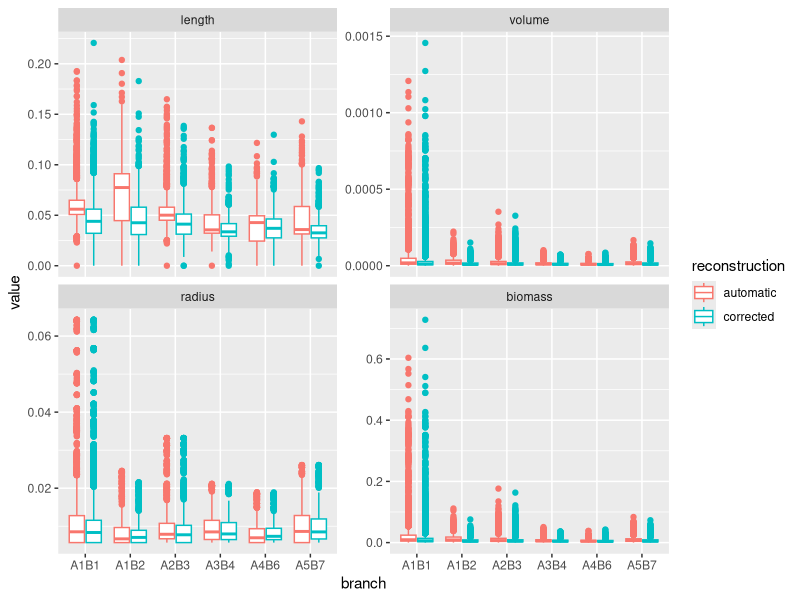
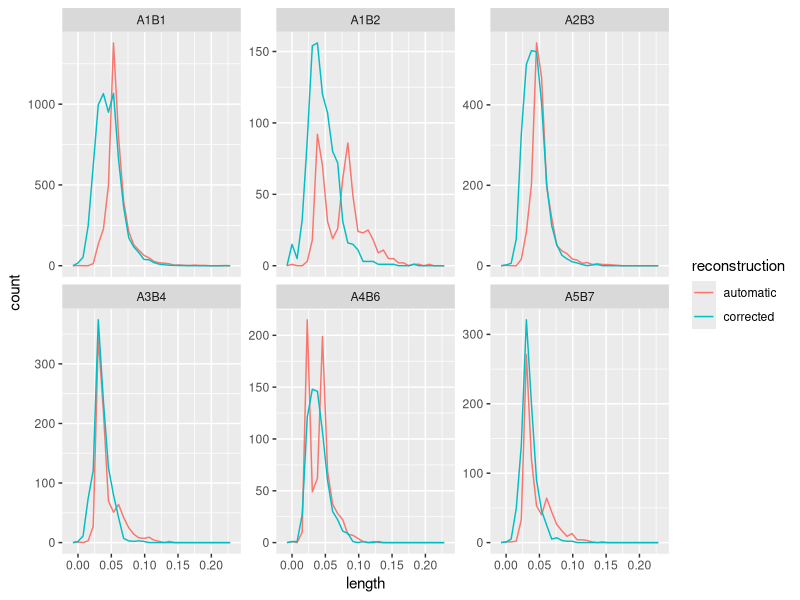
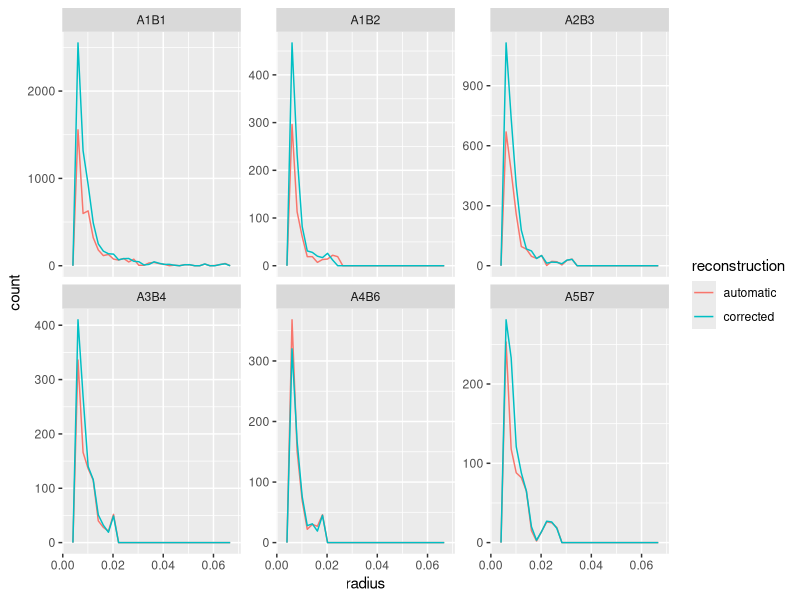
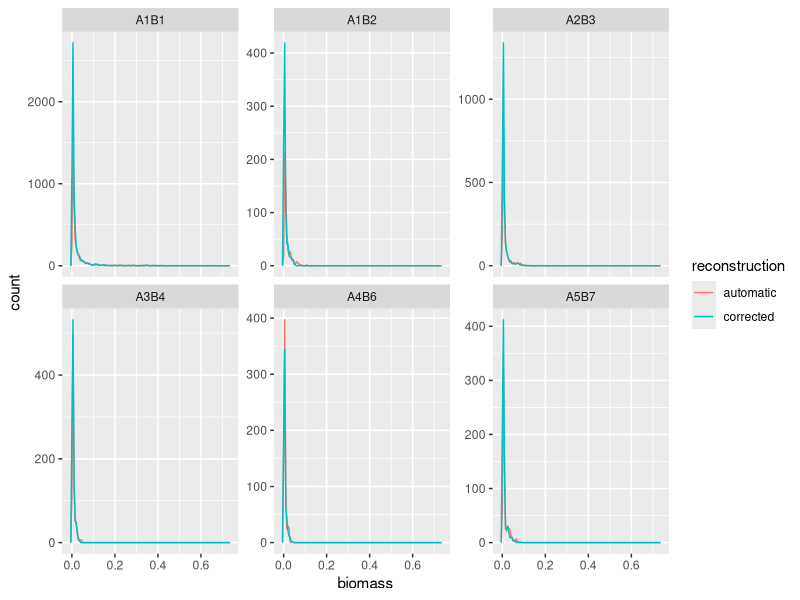
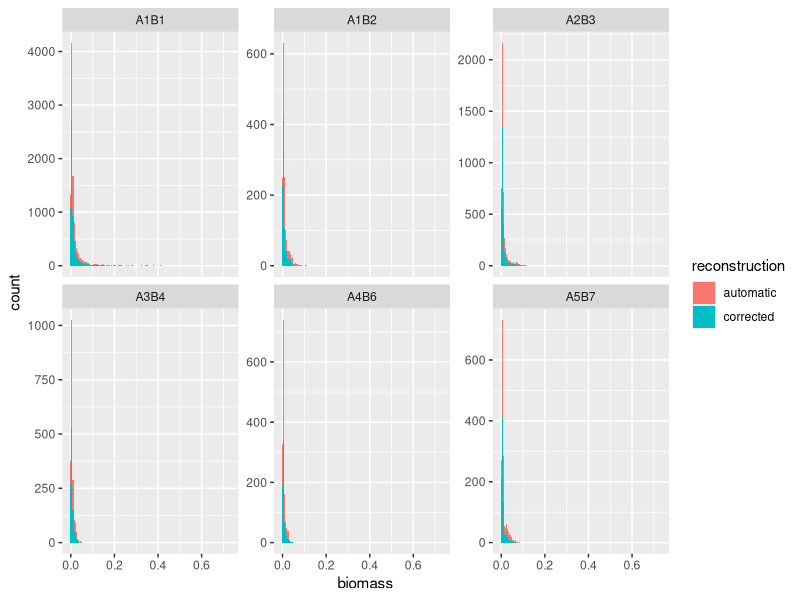
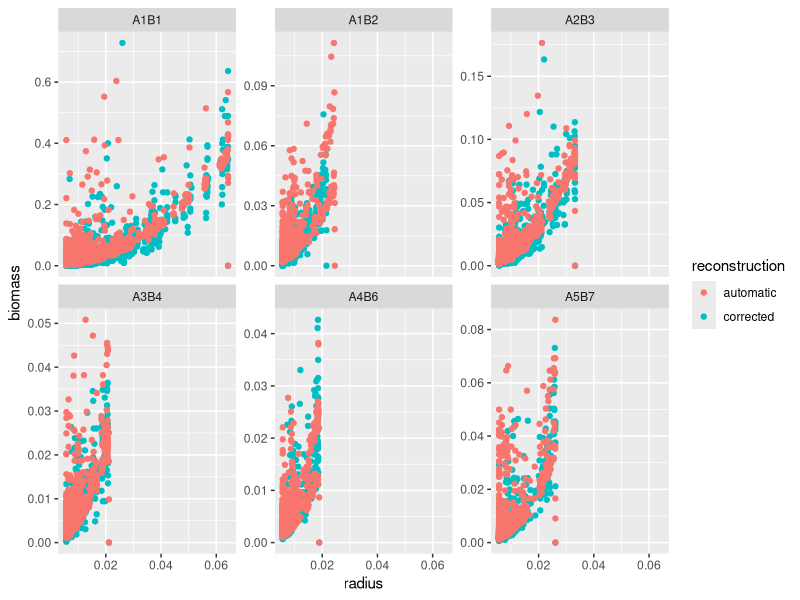
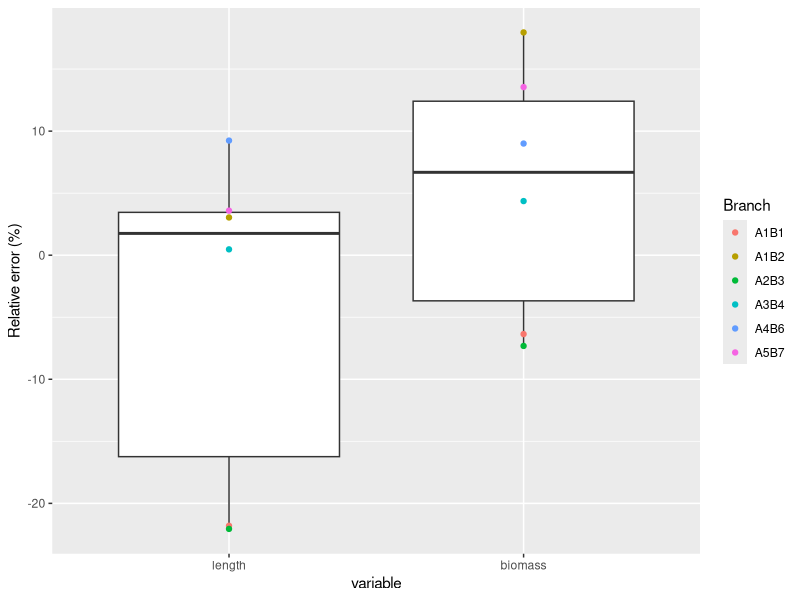
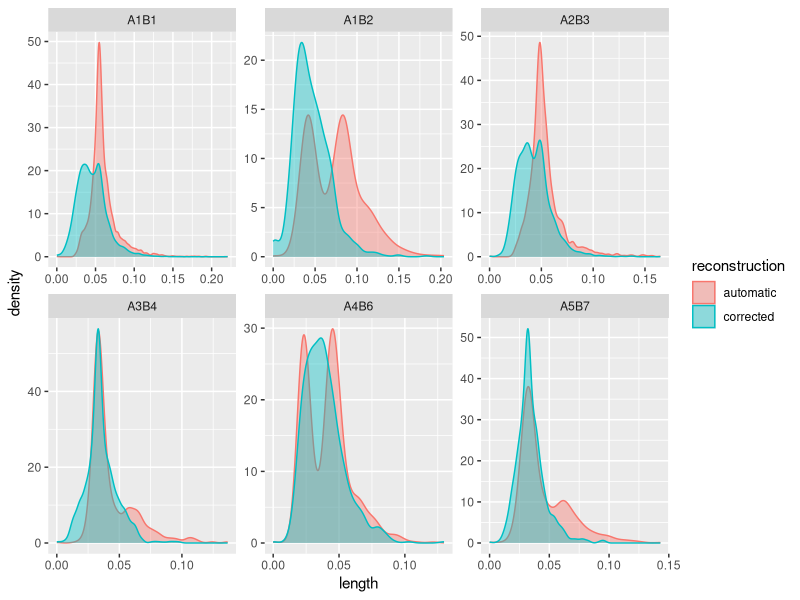

The R script that drew these images, in order:
# Purpose: Compute statistics, e.g. error in length and/or biomass
# Author: T. Burel & R. Vezy
# Date: 17/11/2020


library(data.table)
library(tidyverse)
library(reshape2)

# Import csv files --------------------------------------------------------

dfs = fread("3-outputs/branches_df/total.csv",data.table = FALSE)

# Compute statistics:

dfs%>%
  select(-from,-to)%>%
  reshape2::melt(c("branch","reconstruction"))%>%
  ggplot(.,aes(y = value, x = branch, color = reconstruction))+
  facet_wrap(variable~.,scales = "free_y")+
  geom_boxplot()

# Number of nodes before and after correction;
dfs%>%
  group_by(branch,reconstruction)%>%
  summarise(number_nodes = n())

dfs%>%
  ggplot(.,aes(x = length, color = reconstruction))+
  facet_wrap(branch~., scales = "free_y")+
  geom_freqpoly()

dfs%>%
  ggplot(.,aes(x = radius, color = reconstruction))+
  facet_wrap(branch~., scales = "free_y")+
  geom_freqpoly()

dfs%>%
  ggplot(.,aes(x = biomass, color = reconstruction))+
  facet_wrap(branch~., scales = "free_y")+
  geom_freqpoly(binwidth = 0.005)

dfs%>%
  ggplot(.,aes(x = biomass, fill = reconstruction))+
  facet_wrap(branch~., scales = "free_y")+
  geom_histogram(binwidth = 0.005)

dfs%>%
  ggplot(.,aes(y = biomass, x = radius,
               color = reconstruction))+
  facet_wrap(branch~., scales = "free_y")+
  geom_point()



df_stats = 
  dfs%>%
  group_by(branch,reconstruction)%>%
  summarise(length = sum(length),
            # volume = sum(volume),
            biomass = sum(biomass))%>%
  reshape2::melt(c("branch","reconstruction"))%>%
  reshape2::dcast(branch+variable~reconstruction)%>%
  group_by(branch,variable)%>%
  summarise(automatic = sum(automatic),
            corrected = sum(corrected),
            error_abs = automatic-corrected,
            error_rel = (1-corrected/automatic)*100)

# Boxplot with relative error per variable and branch
ggplot(df_stats, aes(x = variable, y = error_rel))+
  geom_boxplot()+
  geom_point(aes(color = branch))+
  ylab("Relative error (%)")+
  labs(color = "Branch")

stats = boxplot(df_stats$error_rel~df_stats$variable, plot= FALSE)$stats[3,]


# Why we don't estimate well biomass for some branches? 

dfs%>%
  ggplot(.,aes(x = length, color = reconstruction))+
  facet_wrap(branch~., scales = "free")+
  geom_density(aes(fill = reconstruction), alpha=0.4)

ggsave(filename = "fig_4.png", path = "3-outputs/plots",
      width = 16.0, height = 8, units = "cm")

# Good in general in the plot just before, but we see here 
# that short nodes are not well estimated at all (<2.5 cm),
# and that some lengths are almost absent in some branches.

dfs%>%
  ggplot(.,aes(x = radius, color = reconstruction))+
  facet_wrap(branch~., scales = "free")+
  geom_density(aes(fill = reconstruction), alpha=0.4)
# Radius OK in general, but A1B1 have few nodes with 
# very high values, which leads to high biomass then.

dfs%>%
  ggplot(.,aes(x = biomass, color = reconstruction))+
  facet_wrap(branch~., scales = "free")+
  geom_density(aes(fill = reconstruction), alpha=0.4)

# A1B2: a lot of corrections was done for nodes with very little 
# biomass. But some nodes with very high biomass leads 
# to an overall overestimation of the biomass (error at the branch
# base).


# Average error -----------------------------------------------------------

df_stats%>%
  group_by(variable)%>%
  summarise(error_mean = mean(error_rel),
            error_sd = sd(error_rel),
            error_median = median(error_rel))

# 5.20% +/- 10.4
